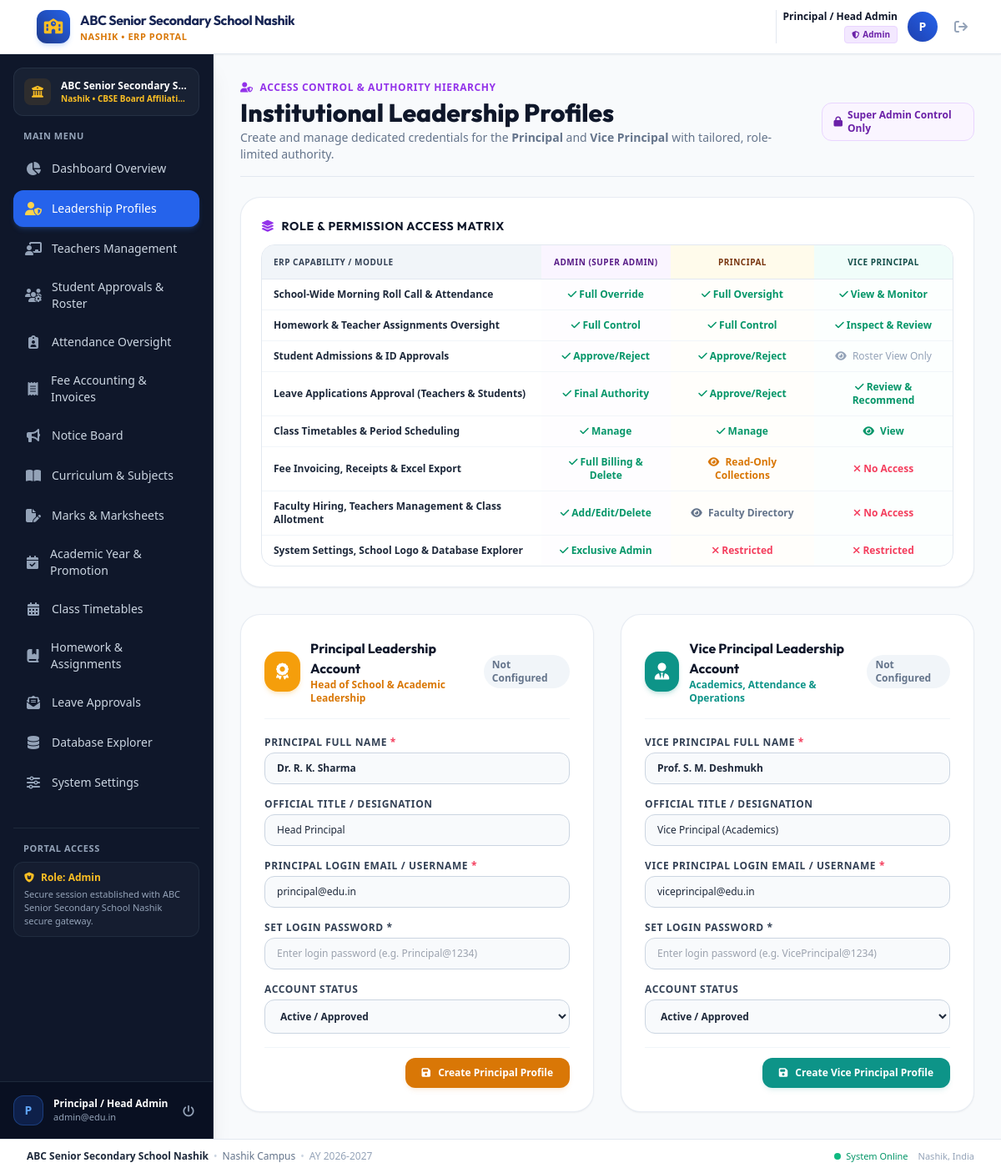
/admin/leadership.php (signed in), run on an earlier commit of the app's database.
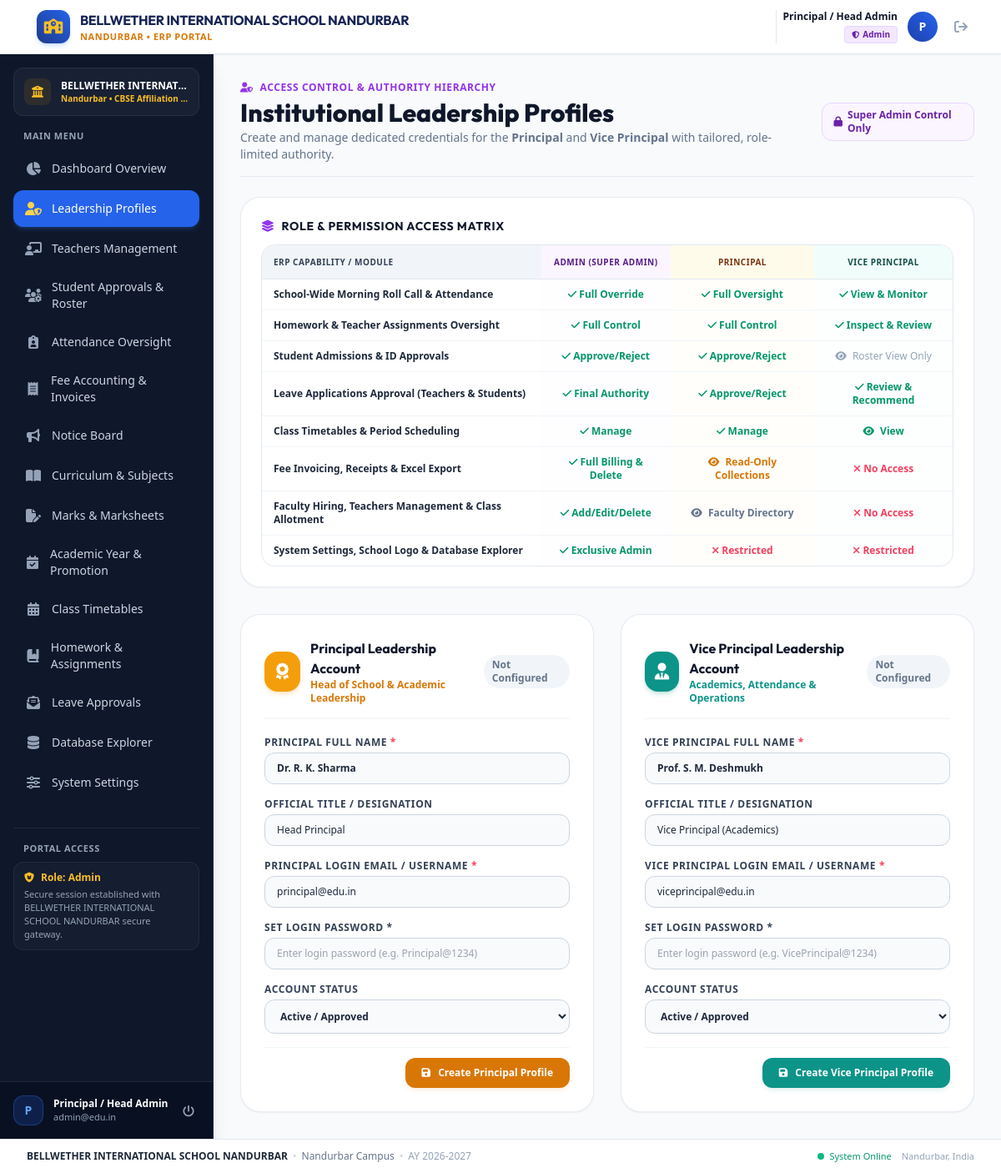
And on a later commit of the database.
### tables this page shows
CREATE TABLE settings (
            key TEXT PRIMARY KEY,
            value TEXT
        );

### config/db.php (called while the page is built, shortened)
<?php
function get_setting($pdo, $key, $default = '') {
    try {
        $stmt = $pdo->prepare("SELECT value FROM settings WHERE key = ?");
        $stmt->execute([$key]);
        $val = $stmt->fetchColumn();
        return ($val !== false && $val !== null) ? $val : $default;
    } catch (Exception $e) {
        return $default;
    }
}
?>

### admin/leadership.php (the view, shortened to what the changed rows need)
<?php
require_once __DIR__ . '/../includes/auth.php';
require_once __DIR__ . '/../includes/header.php';
require_once __DIR__ . '/../includes/sidebar.php';
?>
<main class="flex-1 overflow-y-auto bg-slate-50 p-4 sm:p-6 lg:p-8">
    <div class="flex flex-col sm:flex-row sm:items-center sm:justify-between gap-4 pb-4 border-b border-slate-200 mb-6">
        <div>
            <h1 class="text-2xl sm:text-3xl font-extrabold text-slate-900 font-['Outfit']">
                Institutional Leadership Profiles
            </h1>
        </div>
    </div>
    <div class="bg-white rounded-3xl p-5 sm:p-6 border border-slate-200/80 shadow-sm mb-8">
        <div class="overflow-x-auto rounded-2xl border border-slate-200">
            <table class="w-full text-left text-xs">
                <thead class="bg-slate-100 text-slate-700 uppercase font-bold text-[10px] tracking-wider border-b border-slate-200">
                    <tr>
                        <th class="py-3 px-3.5">ERP Capability / Module</th>
                        <th class="py-3 px-3.5 text-center bg-purple-50 text-purple-900">Admin (Super Admin)</th>
                        <th class="py-3 px-3.5 text-center bg-amber-50 text-amber-900">Principal</th>
                        <th class="py-3 px-3.5 text-center bg-teal-50 text-teal-900">Vice Principal</th>
                    </tr>
                </thead>
            </table>
        </div>
    </div>
</main>
<?php require_once __DIR__ . '/../includes/footer.php'; ?>

### includes/header.php (shortened to what the changed rows need)
<?php
require_once __DIR__ . '/auth.php';
$school_name = get_setting($pdo, 'school_name', 'BELLWETHER INTERNATIONAL SCHOOL NANDURBAR');
$school_city = get_setting($pdo, 'school_city', 'Nandurbar');
?>
<!DOCTYPE html>
<html lang="en" class="h-full bg-slate-50">
<head>
    <script src="https://cdn.tailwindcss.com"></script>
    <link rel="stylesheet" href="https://cdnjs.cloudflare.com/ajax/libs/font-awesome/6.5.1/css/all.min.css">
    <link rel="stylesheet" href="/assets/css/custom.css">
</head>
<body class="h-full flex flex-col font-sans text-slate-800 antialiased bg-slate-50">
    <header class="bg-white border-b border-slate-200 sticky top-0 z-30 shadow-sm no-print">
        <div class="px-4 sm:px-6 lg:px-8">
            <div class="flex items-center justify-between h-16">
                <div class="flex items-center space-x-3">
                    <a href="/" class="flex items-center space-x-2 sm:space-x-3 group min-w-0">
                        <div class="min-w-0">
                            <span class="text-xs sm:text-sm md:text-base font-bold tracking-tight text-navy-950 font-['Outfit'] block leading-tight truncate max-w-[130px] xs:max-w-[180px] sm:max-w-xs md:max-w-md lg:max-w-xl" title="<?= htmlspecialchars($school_name) ?>"><?= htmlspecialchars($school_name) ?></span>
                            <span class="text-[9px] sm:text-[11px] font-semibold tracking-wider text-amber-600 uppercase block truncate"><?= htmlspecialchars($school_city) ?> • ERP Portal</span>
                        </div>
                    </a>
                </div>
            </div>
        </div>
    </header>
    <div class="flex-1 flex overflow-hidden">

### includes/sidebar.php (shortened to what the changed rows need)
<?php
$user = current_user();
$role = $user['role'] ?? 'student';
$school_name = isset($pdo) ? get_setting($pdo, 'school_name', 'BELLWETHER INTERNATIONAL SCHOOL NANDURBAR') : 'BELLWETHER INTERNATIONAL SCHOOL NANDURBAR';
$school_city = isset($pdo) ? get_setting($pdo, 'school_city', 'Nandurbar') : 'Nandurbar';
$school_affiliation = isset($pdo) ? get_setting($pdo, 'school_affiliation', 'CBSE #113042') : 'CBSE';
?>
<aside id="sidebar" class="fixed inset-y-0 left-0 z-40 w-64 bg-slate-900 text-slate-300 transform -translate-x-full lg:translate-x-0 lg:static lg:inset-auto transition-transform duration-200 ease-in-out flex flex-col justify-between shrink-0 shadow-xl border-r border-slate-800 no-print">
    <div class="p-4 flex-1 flex flex-col overflow-y-auto">
        <div class="px-3 py-3 mb-4 rounded-xl bg-slate-800/60 border border-slate-700/50 flex items-center space-x-3 min-w-0">
            <div class="min-w-0 flex-1">
                <p class="text-xs font-bold text-white truncate" title="<?= htmlspecialchars($school_name) ?>"><?= htmlspecialchars($school_name) ?></p>
                <p class="text-[10px] text-amber-400 font-semibold truncate"><?= htmlspecialchars($school_city) ?> • <?= htmlspecialchars($school_affiliation) ?></p>
            </div>
        </div>
        <div class="mt-8 pt-4 border-t border-slate-800">
            <div class="px-3 py-2.5 rounded-xl bg-slate-800/40 border border-slate-700/40 text-xs text-slate-300">
                <div class="flex items-center space-x-2 text-amber-400 font-semibold mb-1">
                    <i class="fa-solid fa-shield-cat"></i>
                    <span>Role: <?= ucfirst($role) ?></span>
                </div>
                <p class="text-[11px] text-slate-400">Secure session established with <?= htmlspecialchars($school_name) ?> secure gateway.</p>
            </div>
        </div>
    </div>
</aside>

### includes/footer.php (shortened to what the changed rows need)
<?php
$footer_school_name = isset($pdo) ? get_setting($pdo, 'school_name', 'BELLWETHER INTERNATIONAL SCHOOL NANDURBAR') : 'BELLWETHER INTERNATIONAL SCHOOL NANDURBAR';
$footer_school_city = isset($pdo) ? get_setting($pdo, 'school_city', 'Nandurbar') : 'Nandurbar';
?>
    </div>
    <footer class="bg-white border-t border-slate-200 py-3 px-4 sm:px-6 lg:px-8 text-xs text-slate-500 flex flex-col sm:flex-row items-center justify-between gap-2 no-print">
        <div class="flex flex-wrap items-center justify-center sm:justify-start gap-1.5 text-center sm:text-left min-w-0">
            <span class="font-bold text-slate-800 break-words"><?= htmlspecialchars($footer_school_name) ?></span>
            <span class="text-slate-300 hidden sm:inline">&bull;</span>
            <span class="text-slate-500"><?= htmlspecialchars($footer_school_city) ?> Campus</span>
            <span class="text-slate-300 hidden sm:inline">&bull;</span>
            <span class="text-slate-400">AY 2026-2027</span>
        </div>
        <div class="flex items-center space-x-3 shrink-0">
            <span class="inline-flex items-center text-emerald-600 font-medium text-[11px]">
                <span class="w-2 h-2 rounded-full bg-emerald-500 mr-1.5 animate-pulse"></span> System Online
            </span>
            <span class="text-slate-400 text-[11px]"><?= htmlspecialchars($footer_school_city) ?>, India</span>
        </div>
    </footer>
</body>
</html>

What changed in the data, as far as the page shows it:
changed settings: value "ABC Senior Secondary School Nashik" → "BELLWETHER INTERNATIONAL SCHOOL NANDURBAR"; value "ABC Senior Secondary S…" → "BELLWETHER INTERNAT…"
changed settings: value "NASHIK" → "NANDURBAR"; value "Nashik" → "Nandurbar"
changed settings: value "CBSE Board Affiliati…" → "CBSE Affiliation…"
